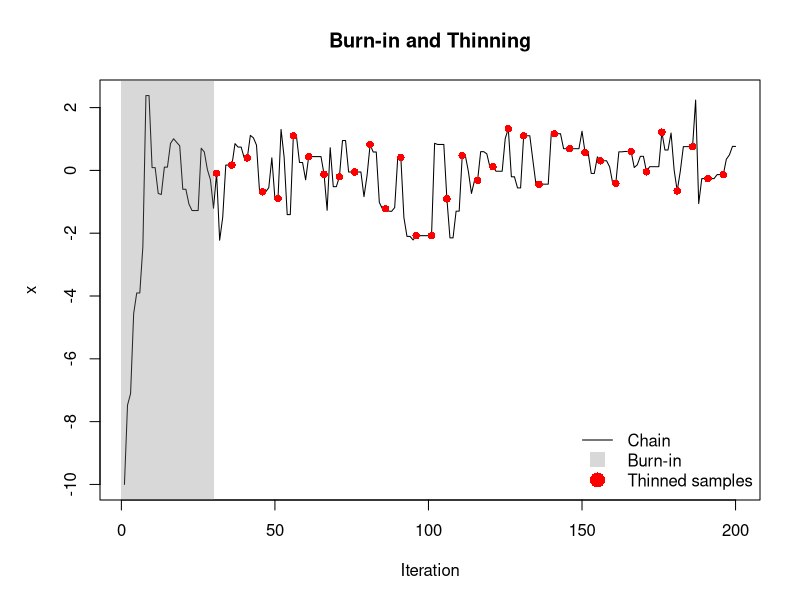
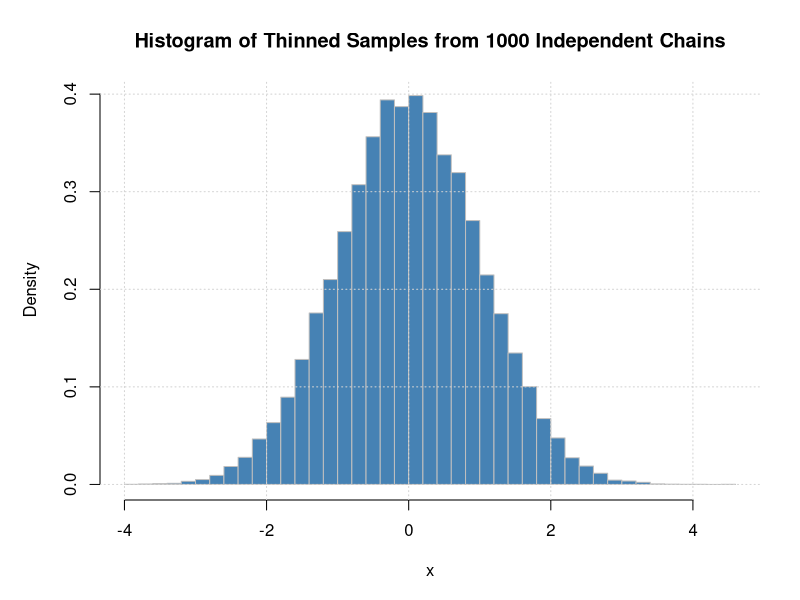
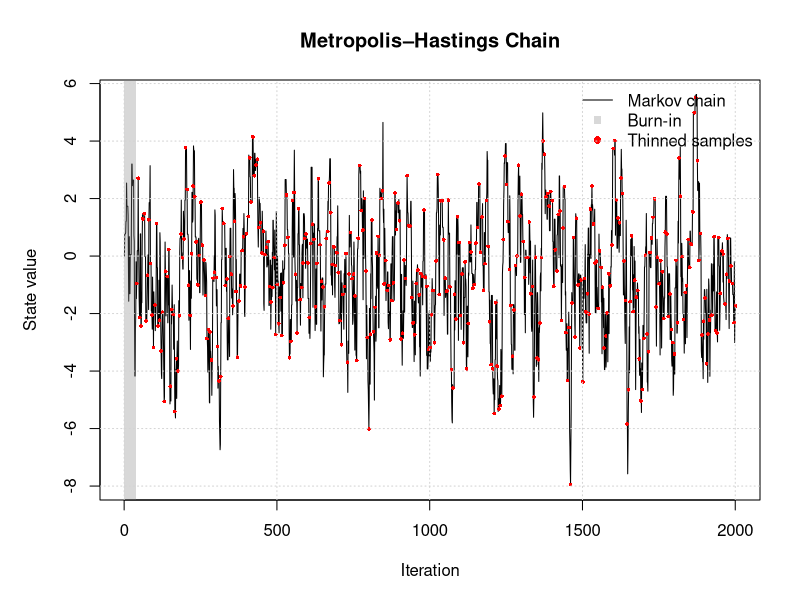
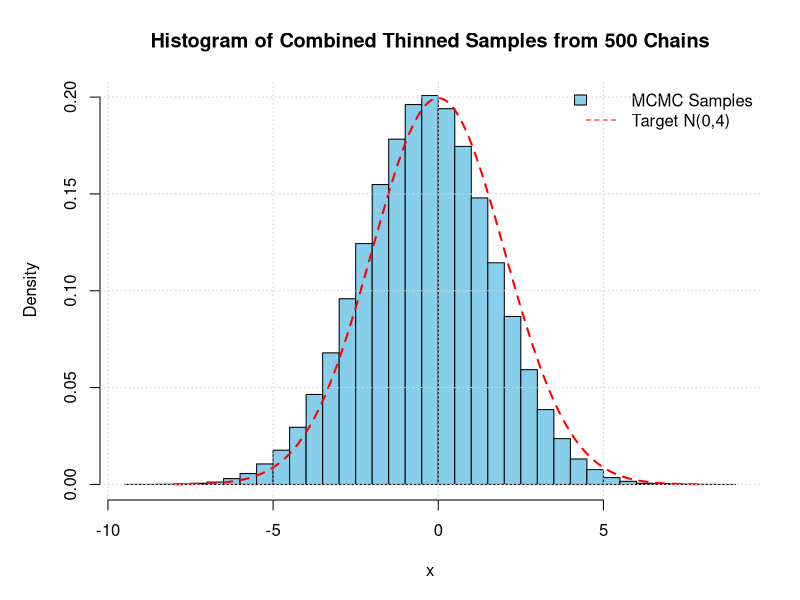

The R script that drew these images, in order:
## ---- chunk 1
knitr::opts_chunk$set(echo = TRUE)
## ---- chunk 2
target_density <- function(x) {
  # target density for the Metropolis algorithm
  return(exp(-0.5 * x^2))
}

metropolis_step <- function(p, x, proposal_std) {
  # propose a new state using Gaussian random walk
  x_hat <- x + rnorm(1, mean = 0, sd = proposal_std)

  # compute acceptance probability
  alpha <- min(1, p(x_hat) / p(x))

  # accept or reject the proposal
  u <- runif(1, 0, 1)

  if (u < alpha) {
    x <- x_hat  # accept
  }

  return(x)
}

# initialize a single chain
set.seed(0)
n_steps <- 200
proposal_std <- 2
x <- numeric(n_steps)
x[1] <- -10

# simulate a single chain
for (t in 2:n_steps) {
  x[t] <- metropolis_step(target_density, x[t-1], proposal_std)
}

# plot
# increase margins for large figure
par(mar = c(5,5,4,2))
plot(x,type = "l", lwd = 1, xlab = "Iteration", ylab = "x", main = "Burn-in and Thinning")
usr <- par("usr")
rect(xleft = 0, ybottom = usr[3], xright = 30, ytop = usr[4], col = rgb(0.5, 0.5, 0.5, 0.3), border = NA)
points(seq(31, n_steps, by = 5), x[seq(31, n_steps, by = 5)], col = "red", pch = 16)
legend("bottomright", legend = c("Chain", "Burn-in", "Thinned samples"), 
       col = c("black", rgb(0.5,0.5,0.5,0.3), "red"), 
       lty = c(1, NA, NA), pch = c(NA, 15, 16), pt.cex = 2, bty = "n"
)
## ---- chunk 3
# simulation parameters
n_chains <- 1000       # number of independent chains
burn_in <- 30
thin <- 5
chains <- runif(n_chains, -10, 10)

# run chains and collect thinned samples
thinned_samples <- c()

for (t in 1:n_steps) {
  for (i in 1:n_chains) {
    chains[i] <- metropolis_step(target_density, chains[i], proposal_std)
  }
  
  # after burn-in, collect thinned samples
  if (t > burn_in && (t - burn_in) %% thin == 0) {
    thinned_samples <- c(thinned_samples, chains)
  }
}

# plot histogram of thinned samples
hist(thinned_samples, breaks = 50, probability = TRUE, col = "steelblue", border = "gray",
     main = paste("Histogram of Thinned Samples from", n_chains, "Independent Chains"),
     xlab = "x", ylab = "Density"
)
grid()
## ---- chunk 4

# target distribution
target <- function(x) {
  return(exp(-x^2 / 8))
}

# asymmetric proposal mechanism for Metropolis Hastings
proposal_fn <- function(x, step_size = 1.0) {
  if (runif(1) < 0.7) {
    return(rnorm(1, mean = x + step_size, sd = 1))
  } else {
    return(rnorm(1, mean = x - step_size, sd = 1))
  }
}

# evaluate proposal density q(x_new | x_old)
proposal_density_fn <- function(x_new, x_old, step_size = 1.0) {
  return(
    0.7 * dnorm(x_new, mean = x_old + step_size, sd = 0.5) +
    0.3 * dnorm(x_new, mean = x_old - step_size, sd = 0.5)
  )
}

# Metropolis Hastings algorithm
metropolis_hastings <- function(target, T = 5000, x0 = 0.0, 
                                proposal_fn = NULL, proposal_density_fn = NULL, step_size = 0.8) {
  # initialize chain storage
  x <- numeric(T + 1)
  x[1] <- x0

  for (t in 2:(T + 1)) {
    # propose a new candidate
    x_prop <- proposal_fn(x[t - 1], step_size)

    # compute acceptance ratio
    numerator <- target(x_prop)
    denominator <- target(x[t - 1])

    # if asymmetric proposal include ratio
    if (!is.null(proposal_density_fn)) {
      numerator <- numerator *
        proposal_density_fn(x[t - 1], x_prop, step_size)

      denominator <- denominator *
        proposal_density_fn(x_prop, x[t - 1], step_size)
    }

    alpha <- min(1, numerator / denominator)

    # acceptance condition
    if (runif(1) < alpha) {
      x[t] <- x_prop
    } else {
      x[t] <- x[t - 1]
    }
  }

  return(x)
}


# MCMC settings
T <- 2000
burn_in <- 40
thinning <- 5


# run a single Metropolis–Hastings chain
x_single <- metropolis_hastings(target = target,T = T,x0 = 0,
                                proposal_fn = proposal_fn, 
                                proposal_density_fn = proposal_density_fn, 
                                step_size = 1.0
)


# burn-in and thinning
post_burnin <- x_single[(burn_in + 1):length(x_single)]
thin_idx <- seq(1, length(post_burnin), by = thinning)
thinned_samples <- post_burnin[thin_idx]
thinned_iters <- thin_idx + burn_in


# plot
plot(x_single,type = "l",lwd = 1, main = "Metropolis–Hastings Chain", xlab = "Iteration", ylab = "State value")

# burn-in shading
usr <- par("usr")
rect(xleft = 0, ybottom = usr[3], xright = burn_in, ytop = usr[4], col = rgb(0.5, 0.5, 0.5, 0.3), border = NA)
points(thinned_iters, thinned_samples, col = "red", pch = 16, cex = 0.5)
legend("topright", legend = c("Markov chain", "Burn-in", "Thinned samples"),
       col = c("black", rgb(0.5,0.5,0.5,0.3), "red"),
       lty = c(1, NA, NA), pch = c(NA, 15, 16), pt.cex = 1, bty = "n"
)
grid()
## ---- chunk 5
# multiple independent MCMC chains
num_chains <- 500              # number of chains to simulate
start_range <- c(-4, 8)        # range for random initialization (overdispersed)
all_samples <- numeric(0)

for (i in 1:num_chains) {
  x0 <- runif(1, start_range[1], start_range[2])
  chain <- metropolis_hastings(target, T, x0, proposal_fn,proposal_density_fn, 1.0)
  post_burnin <- chain[(burn_in + 1):length(chain)]
  all_samples <- c(all_samples, post_burnin[seq(1, length(post_burnin), by = thinning)])
}

# plot histogram
hist(all_samples, breaks = 50, probability = TRUE, col = "skyblue", border = "black",
  main = "Histogram of Combined Thinned Samples from 500 Chains", 
  xlab = "x", ylab = "Density"
)

# overlay true density N(0,4)
x_vals <- seq(-8, 8, length.out = 500)
lines(x_vals, dnorm(x_vals, mean = 0, sd = 2), col = "red", lwd = 2, lty = 2)
legend("topright", legend = c("MCMC Samples", "Target N(0,4)"),
       fill = c("skyblue", NA), border = c("black", NA), lty = c(NA, 2), col = c(NA, "red"), bty = "n"
)

grid()
